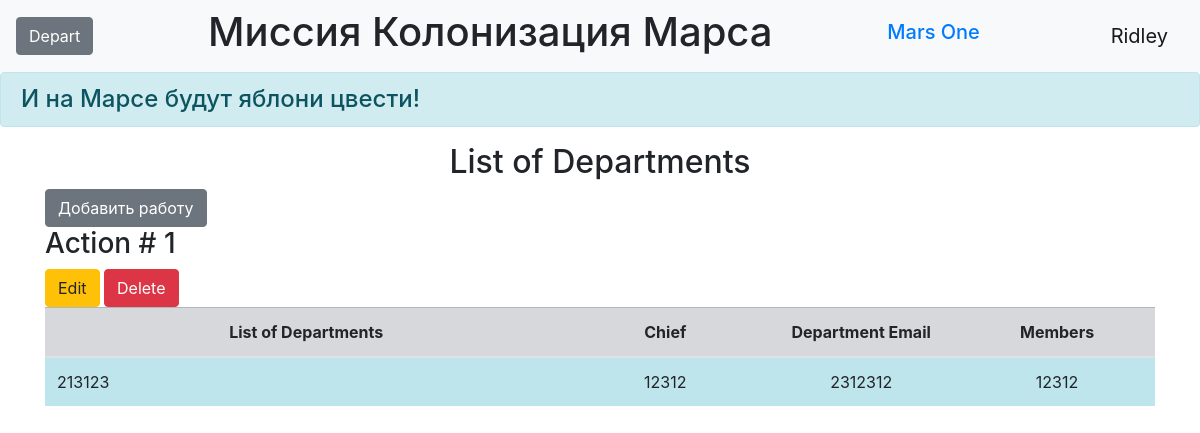
/depart (signed in), run on the app's committed database.
### data/users.py (models this page shows, shortened)
class User(SqlAlchemyBase, UserMixin):
    __tablename__ = 'users'
    id = sqlalchemy.Column(sqlalchemy.Integer,
                           primary_key=True, autoincrement=True)
    surname = sqlalchemy.Column(sqlalchemy.String, nullable=True)
    name = sqlalchemy.Column(sqlalchemy.String, nullable=True)
    age = sqlalchemy.Column(sqlalchemy.Integer, nullable=True)
    position = sqlalchemy.Column(sqlalchemy.String, nullable=True)
    speciality = sqlalchemy.Column(sqlalchemy.String, nullable=True)
    address = sqlalchemy.Column(sqlalchemy.String, nullable=True)
    email = sqlalchemy.Column(sqlalchemy.String,
                              index=True, unique=True, nullable=True)
    hashed_password = sqlalchemy.Column(sqlalchemy.String, nullable=True)
    modified_date = sqlalchemy.Column(sqlalchemy.DateTime,
                                      default=datetime.datetime.now)
    jobs = orm.relationship('Jobs', back_populates='user')

### data/department.py (models this page shows)
class Depart(SqlAlchemyBase):
    __tablename__ = 'departments'
    id = sqlalchemy.Column(sqlalchemy.Integer,
                           primary_key=True, autoincrement=True)
    team_leader = sqlalchemy.Column(sqlalchemy.Integer,
                                    sqlalchemy.ForeignKey("users.id"))
    title = sqlalchemy.Column(sqlalchemy.String, nullable=True)
    chief = sqlalchemy.Column(sqlalchemy.String, nullable=True)
    members = sqlalchemy.Column(sqlalchemy.String, nullable=True)
    email = sqlalchemy.Column(sqlalchemy.String, default=True)
    start_date = sqlalchemy.Column(sqlalchemy.DateTime,
                                   default=datetime.datetime.now)
    end_date = sqlalchemy.Column(sqlalchemy.DateTime,
                                 default=datetime.datetime.now)
    user = orm.relationship('User')

### main.py (the view)
@app.route('/depart')
def depart():
    db_sess = db_session.create_session()
    jobs = db_sess.query(Depart).all()
    return render_template('deportaments.html', jobs=jobs)

### data/db_session.py (called while the page is built)
def create_session() -> Session:
    global __factory
    return __factory()

### main.py (called while the page is built)
@login_manager.user_loader
def load_user(user_id):
    db_sess = db_session.create_session()
    return db_sess.query(User).get(user_id)

### templates/deportaments.html
{% extends "base.html" %}
{% block content %}
<h2>List of Departments</h2>
{% if current_user.is_authenticated %}
    <a href="add_depart" class="btn btn-secondary">Добавить работу</a>
{% endif %}
{% for item in jobs %}
<h3>Action # {{item.id}}</h3>
<table class="table">
  <thead>
    <tr class="table-secondary cell-1">
      <th scope="col" width="40%">List of Departments</th>
      <th scope="col" width="15%">Chief</th>
      <th scope="col" width="15%">Department Email</th>
      <th scope="col" width="15%">Members</th>
    </tr>
  </thead>
  <tbody>
    <tr>
      <td scope="row" class="table-info">{{item.title}}</td>
      <td class="table-info" align="center">{{item.chief}}</td>
      <td class="table-info" align="center">{{item.email}}</td>
      <td class="table-info" align="center">{{item.members}}</td>
    </tr>
  <tr>
  {% if current_user.is_authenticated and (current_user == item.user  or current_user.id == 1) %}
    <div>
        <a href="/depart_edit/{{ item.id }}" class="btn btn-warning">
            Edit
        </a>
        <a href="/depart_delete/{{ item.id }}" class="btn btn-danger">
            Delete
        </a>
    </div>
    {% endif %}
  </tr>
</table>
{% endfor %}
{% endblock %}

### templates/base.html (shortened to what this page needs)
<!doctype html>
<html lang="en">
<head>
    <link rel="stylesheet"
          href="https://stackpath.bootstrapcdn.com/bootstrap/4.4.1/css/bootstrap.min.css"
>
    <link rel="stylesheet" type="text/css" href="../static/css/style.css" />
</head>
<body>
<header>
    <nav class="navbar navbar-light bg-light">
        {% if current_user.is_authenticated %}
        <a href="depart" class="btn btn-secondary">Depart</a>
    {% endif %}
        <h1 class="muted-text">Миссия Колонизация Марса</h1>
        <h1 class="navbar-brand"><a href="#">Mars One</a></h1>
        {% if current_user.is_authenticated %}
    <a class="navbar-brand" href="/logout">{{ current_user.name }}</a>
{% else %}
    <p>
        <a class="btn btn-primary " href="/register">Зарегистрироваться</a>
        <a class="btn btn-success" href="/login">Войти</a>
    </p>
{% endif %}
    </nav>
    <h4 class="alert alert-info">И на Марсе будут яблони цвести!</h4>
</header>
<main role="main" class="container">
    {% block content %}{% endblock %}
</main>
</body>
</html>

### static/css/style.css (style rules this page uses)
th, center-text { text-align: center; vertical-align: middle; }
h2 { text-align: center; }
.cell-1 { vertical-align: middle; }

### data on the page
User: name "Ridley"
Depart: id "1", title "213123", chief "12312", email "2312312", members "12312"
